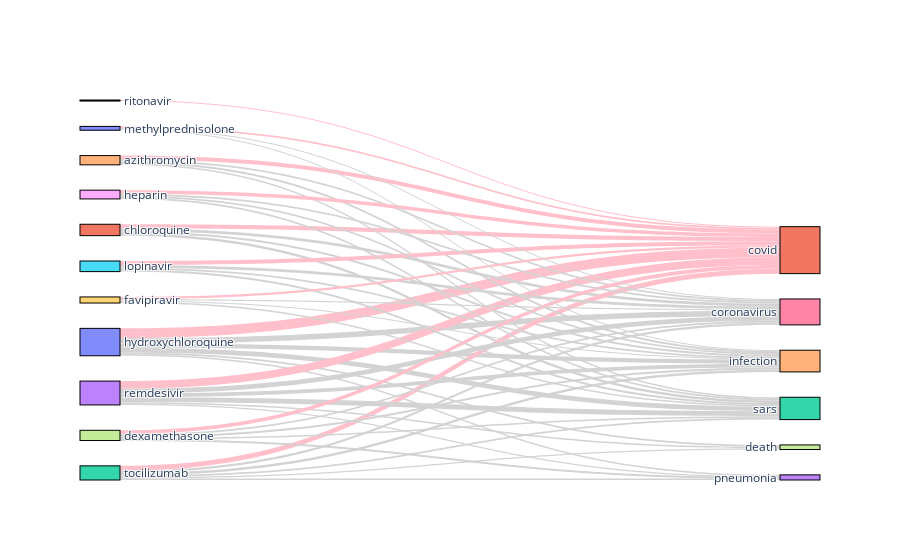

Notebook source saved alongside this figure:
### Markdown cell above
However, even better visualization can be done using so-called **Sankey** diagram! `matplotlib` does not have built-in support for this diagram type, so we would have to use [Plotly](https://plotly.com/python/) as described [in this tutorial](https://plotly.com/python/sankey-diagram/).

To make plotly sankey diagram, we need to build the following lists:
* List `all_nodes` of all nodes in the graph, which will include both medications and diagnosis
* List of source and target indices - those lists would show, which nodes go to the left, and which to the right part of the diagram
* List of all links, each link consisting of:
   - Source index in the `all_nodes` array
   - Target index 
   - Value indicating strength of the link. This is exactly the value from our co-occurence matrix.
   - Optionally color of the link. We will make an option to highlight some of the terms for clarity

Generic code to draw sankey diagram is structured as a separate `sankey` function, which takes two lists (source and target categories) and co-occurence matrix. It also allows us to specify the threshold, and omit all links that are weaker than that threshold - this makes the diagram a little bit less complex.

### Code cell
import plotly.graph_objects as go

def sankey(cat1, cat2, m, treshold=0, h1=[], h2=[]):
    all_nodes = cat1 + cat2
    source_indices = list(range(len(cat1)))
    target_indices = list(range(len(cat1),len(cat1)+len(cat2)))

    s, t, v, c = [], [], [], []
    for i in range(len(cat1)):
        for j in range(len(cat2)):
            if m[i,j]>treshold:
                s.append(i)
                t.append(len(cat1)+j)
                v.append(m[i,j])
                c.append('pink' if i in h1 or j in h2 else 'lightgray')

    fig = go.Figure(data=[go.Sankey(
        # Define nodes
        node = dict(
        pad = 40,
        thickness = 40,
        line = dict(color = "black", width = 1.0),
        label =  all_nodes),

        # Add links
        link = dict(
        source =  s,
        target =  t,
        value =  v,
        color = c
    ))])
    fig.show()

sankey(medications,diagnosis,m,500,h2=[0])

### Figure 1 — Plotly figure (JSON) as saved in the notebook; plotly's stock layout.template omitted (floating-point values rounded to 4 significant figures)
{"data": [{"link": {"color": ["pink", "lightgray", "lightgray", "lightgray", "lightgray", "lightgray", "pink", "lightgray", "lightgray", "lightgray", "pink", "lightgray", "lightgray", "lightgray", "lightgray", "lightgray", "pink", "lightgray", "lightgray", "lightgray", "lightgray", "lightgray", "pink", "lightgray", "lightgray", "lightgray", "pink", "lightgray", "lightgray", "lightgray", "pink", "pink", "lightgray", "lightgray", "lightgray", "lightgray", "pink", "lightgray", "lightgray", "lightgray", "pink", "lightgray", "lightgray", "lightgray", "pink", "lightgray", "lightgray"], "source": [0, 0, 0, 0, 0, 0, 1, 1, 1, 1, 2, 2, 2, 2, 2, 2, 3, 3, 3, 3, 3, 3, 4, 4, 4, 4, 5, 5, 5, 5, 6, 7, 7, 7, 7, 7, 8, 8, 8, 8, 9, 9, 9, 9, 10, 10, 10], "target": [11, 12, 13, 14, 16, 17, 11, 12, 14, 16, 11, 12, 13, 14, 16, 17, 11, 12, 13, 14, 16, 17, 11, 12, 14, 16, 11, 12, 14, 16, 11, 11, 12, 13, 14, 16, 11, 12, 14, 16, 11, 12, 14, 16, 11, 14, 16], "value": [5470, 2585, 812, 2381, 3036, 1081, 2376, 1381, 1077, 1555, 2738, 1007, 833, 1343, 1333, 678, 4284, 2804, 720, 2076, 2677, 817, 2163, 928, 1066, 1032, 2244, 1239, 976, 1495, 594, 2164, 919, 521, 1113, 1019, 2035, 877, 999, 996, 1257, 791, 565, 804, 1008, 574, 582]}, "node": {"label": ["hydroxychloroquine", "chloroquine", "tocilizumab", "remdesivir", "azithromycin", "lopinavir", "ritonavir", "dexamethasone", "heparin", "favipiravir", "methylprednisolone", "covid", "sars", "pneumonia", "infection", "diabetes", "coronavirus", "death"], "line": {"color": "black", "width": 1}, "pad": 40, "thickness": 40}, "type": "sankey"}], "layout": {}}
